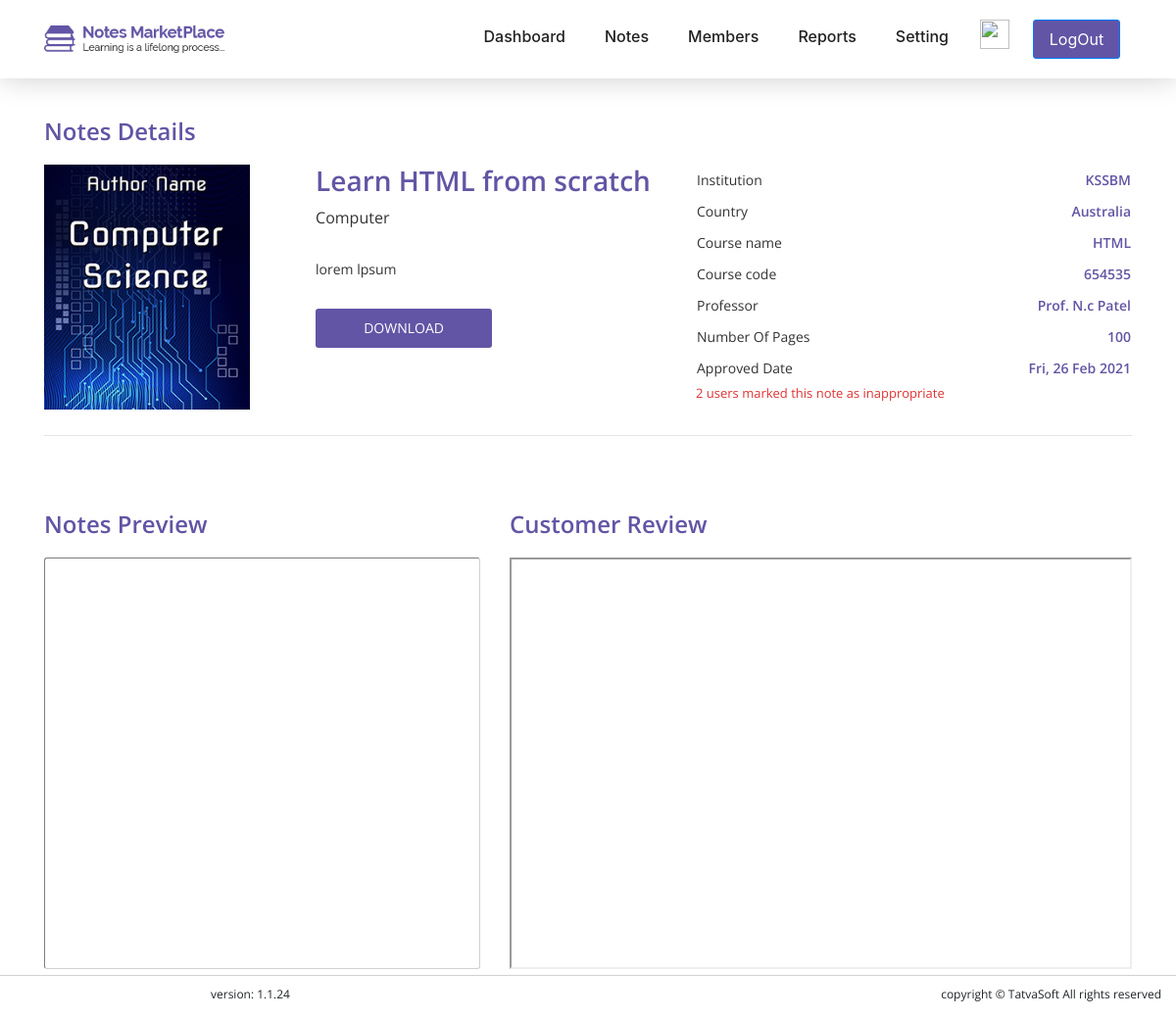
Page /admin/note_details.php?noteid=1 on the committed database.
### tables this page shows
CREATE TABLE `seller_note` (
  `id` int(11) NOT NULL,
  `seller_id` int(11) NOT NULL,
  `status` int(11) NOT NULL,
  `action_by` int(11) DEFAULT NULL,
  `remarks` varchar(255) DEFAULT NULL,
  `published_date` datetime DEFAULT NULL,
  `title` varchar(100) NOT NULL,
  `catagory` int(11) NOT NULL,
  `display_picture` varchar(500) DEFAULT NULL,
  `note_type` int(11) DEFAULT NULL,
  `number_of_pages` int(11) DEFAULT NULL,
  `description` varchar(255) NOT NULL,
  `university` varchar(200) DEFAULT NULL,
  `country` int(11) DEFAULT NULL,
  `course` varchar(100) DEFAULT NULL,
  `course_code` varchar(100) DEFAULT NULL,
  `professor` varchar(100) DEFAULT NULL,
  `ispaid` int(11) NOT NULL,
  `selling_price` decimal(10,2) DEFAULT NULL,
  `notes_preview` varchar(255) DEFAULT NULL,
  `created_date` datetime DEFAULT NULL,
  `created_by` int(11) DEFAULT NULL,
  `modified_date` datetime DEFAULT NULL,
  `modified_by` int(11) DEFAULT NULL,
  `isactive` bit(1) NOT NULL
);

CREATE TABLE `category` (
  `id` int(11) NOT NULL,
  `name` varchar(100) NOT NULL,
  `description` varchar(191) NOT NULL,
  `created_date` datetime DEFAULT NULL,
  `created_by` int(11) DEFAULT NULL,
  `modified_date` datetime DEFAULT NULL,
  `modified_by` int(11) DEFAULT NULL,
  `isactive` bit(1) NOT NULL
);

CREATE TABLE `country` (
  `id` int(11) NOT NULL,
  `name` varchar(100) NOT NULL,
  `country_code` varchar(100) NOT NULL,
  `created_date` datetime DEFAULT NULL,
  `created_by` int(11) DEFAULT NULL,
  `modified_date` datetime DEFAULT NULL,
  `modified_by` int(11) DEFAULT NULL,
  `isactive` bit(1) NOT NULL
);

### admin/note_details.php (the view, shortened to what this page needs)
<?php
include "config.php";
$note_id = isset($_GET['noteid']) ? $_GET['noteid'] : " ";
?>
<?php
$get_note_data = mysqli_query($conn, "SELECT sn.seller_id,sn.title,sn.catagory,sn.description,sn.display_picture,sn.note_type,sn.ispaid,sn.selling_price,sn.university,sn.country,c.id,c.name,coun.name as country,sn.course,sn.course_code,sn.Professor,sn.number_of_pages,sn.published_date,sn.notes_preview FROM seller_note sn INNER JOIN category c ON sn.catagory=c.id INNER JOIN country coun ON sn.country=coun.id WHERE sn.id=$note_id");
while ($row = mysqli_fetch_assoc($get_note_data))
{
    $display_pic = $row['display_picture'];
    $title = $row['title'];
    $cat_name = $row['name'];
    $desc = $row['description'];
    $university = $row['university'];
    $country = $row['country'];
    $course = $row['course'];
    $course_code = $row['course_code'];
    $Professor = $row['Professor'];
    $nop = $row['number_of_pages'];
    $pub_date = $row['published_date'];
    $preview_pic = $row['notes_preview'];
}
?>
<!DOCTYPE html>
<html lang="en">
<head>
  <link rel="stylesheet" href="css/bootstrap/bootstrap.min.css">
  <link rel="stylesheet" href="css/rate/jsRapStar.css">
  <link rel="stylesheet" href="css/custom_css/style.css">
  <link rel="stylesheet" href="css/responsive.css">
</head>
<body>
  <?php include "header.php"; ?>
  <section id="note-details">
    <div class="content-box-md">
      <div class="container">
        <div class="row" style="padding-top: 60px;">
          <div class="col-md-12 col-sm-12 col-12">
            <div class="note-heading">
              <h4>Notes Details</h4>
            </div>
          </div>
        </div>
        <div class="row">
          <div class="col-md-7 col-sm-12 col-12">
            <div id="note-left">
              <div class="row">
                <div class="col-md-5 col-sm-5 col-12">
                  <div class="notes-img">
                    <img src="<?php echo $display_pic; ?>">
                  </div>
                </div>
                <div class="col-md-7 col-sm-7 col-xs-7">
                  <h3><?php echo $title; ?></h3>
                  <span><?php echo $cat_name; ?></span>
                  <p class="left-para"><?php echo $desc; ?> </p>
                      <form action=" " method="post">
                        <button class="download-btn" type="submit" name="downloadbtn">DOWNLOAD </button>
                      </form>
                </div>
              </div>
            </div>
          </div>
          <div class="col-md-5 col-sm-12 col-xs-12">
            <div id="note-right">
              <table width="100%">
                <tr>
                  <td class="left">Institution</td>
                  <td class="right"><?php echo $university; ?></td>
                </tr>
                <tr>
                  <td class="left">Country</td>
                  <td class="right"><?php echo $country; ?></td>
                </tr>
                <tr>
                  <td class="left">Course name</td>
                  <td class="right"><?php echo $course; ?></td>
                </tr>
                <tr>
                  <td class="left">Course code</td>
                  <td class="right"><?php echo $course_code; ?></td>
                </tr>
                <tr>
                  <td class="left">Professor</td>
                  <td class="right"><?php echo $Professor; ?></td>
                </tr>
                <tr>
                  <td class="left">Number Of Pages</td>
                  <td class="right"><?php echo $nop; ?></td>
                </tr>
                <tr>
                  <td class="left">Approved Date</td>
                  <td class="right"><?php echo date('D, d M Y', strtotime($pub_date)); ?></td>
                </tr>
              </table>
              <?php
                  $report_query=mysqli_query($conn,"SELECT * FROM seller_note_reported WHERE note_id=$note_id");
                  $rep_count=mysqli_num_rows($report_query);
                  if($rep_count>=1)
                  {
                      echo '<p>'.$rep_count.' users marked this note as inappropriate</p>';
                  }
                  else
                  {
                      echo '<p></p>';
                  }
              ?>
            </div>
          </div>
        </div>
        <div class="row">
          <div class="col-md-12">
            <hr>
          </div>
        </div>
      </div>
    </div>
  </section>
  <section id="note-details-bottom">
    <div class="container">
      <div class="row">
        <div class="col-md-5">
          <div class="note-bottom-left">
            <div class="row">
              <div class="col-md-12">
                <div class="note-heading">
                  <h4>Notes Preview</h4>
                </div>
                <div id="Iframe-Cicis-Menu-To-Go" class="set-margin-cicis-menu-to-go set-padding-cicis-menu-to-go set-border-cicis-menu-to-go set-box-shadow-cicis-menu-to-go center-block-horiz">
                  <div class="responsive-wrapper
                                       responsive-wrapper-padding-bottom-90pct" style="-webkit-overflow-scrolling: touch; overflow: auto;">
                    <iframe src="<?php echo $preview_pic; ?>">
                      <p style="font-size: 110%;"><em><strong>ERROR: </strong>
                          An &#105;frame should be displayed here but your browser version does not support &#105;frames.</em> Please update your browser to its most recent version and try again, or access the file <a href="http://unec.edu.az/application/uploads/2014/12/pdf-sample.pdf">with this link.</a></p>
                    </iframe>
                  </div>
                </div>
              </div>
            </div>
          </div>
        </div>
        <div class="col-md-7 col-sm-12 col-xs-12">
          <div id="note-bottom-right">
            <div class="row">
              <div class="col-md-12">
                <div class="note-heading">
                  <h4>Customer Review</h4>
                </div>
                  <iframe src="review.php?noteid=<?php echo $note_id ?>" width="100%" height="420">
                  </iframe>
              </div>
            </div>
          </div>
        </div>
      </div>
    </div>
  </section>
    <?php include "footer.php"; ?>
</body>
</html>

### admin/css/custom_css/style.css (style rules this page uses)
html, body { height: 100%; }
.content-box-md { padding: 60px 0; }
.note-heading h4 { color: #6255a5; font-size: 24px; font-family: 'Open Sans'; line-height: 28px; font-weight: 600; margin-bottom: 20px; }
#note-left .notes-img img { height: 250px; width: 210px; }
#note-left h3 { color: #6255a5; font-size: 28px; font-family: 'Open Sans'; font-weight: 600; }
#note-left span { color: #333333; font-size: 16px; font-family: 'Open Sans'; font-weight: 400; }
#note-left p.left-para { color: #333333; font-size: 14px; font-family: 'Open Sans'; font-weight: 400; margin: 30px 0; }
#note-left .download-btn { background-color: #6255a5; width: 180px; height: 40px; border-radius: 3px; color: #fff; font-size: 14px; border:transparent; font-family: 'Open Sans'; line-height: 22px; }
#note-right td.left { margin-left: 40px; font-family: 'Open Sans'; font-size: 14px; font-weight: 400; line-height: 30px; color: #333333; }
#note-right td.right { text-align: right; margin-left: 40px; font-family: 'Open Sans'; font-size: 14px; font-weight: 600; line-height: 30px; color: #6255a5; }
#note-right p { font-family: 'Open Sans'; color: #df3434; font-size: 13px; }
.set-border-cicis-menu-to-go { border: 1px inset #d1d1d1; border-radius: 3px; height: 420px; }
.responsive-wrapper { position: relative; height: 420px; overflow: hidden; }
.responsive-wrapper img, .responsive-wrapper object, .responsive-wrapper iframe { position: absolute; top: 0; left: 0; width: 100%; height: 100%; border-style: none; padding: 0; margin: 0; }
#Iframe-Cicis-Menu-To-Go { max-width: 666.67px; max-height: 600px; overflow: hidden; }
.responsive-wrapper-padding-bottom-90pct { padding-bottom: 90%; }

### rows in the picture
seller_note: display_picture (picture), title "Learn HTML from scratch", catagory.name "Computer", description "lorem lpsum", university "KSSBM", country.name "Australia", course "HTML", course_code "654535", professor "Prof. N.c Patel", number_of_pages "100", published_date "Fri, 26 Feb 2021"

### other values in the picture
$rep_count "2"
